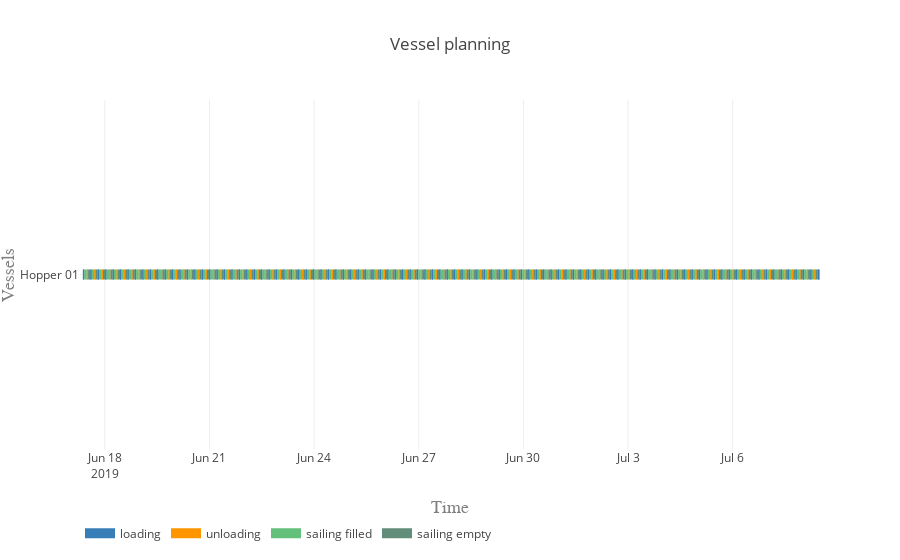

Notebook cell for this chart:
### Markdown cell above
#### Vessel planning

### Code cell
vessels = [hopper]

activities = ['loading', 'unloading', 'sailing filled', 'sailing empty']
colors = {0:'rgb(55,126,184)', 1:'rgb(255,150,0)', 2:'rgb(98, 192, 122)', 3:'rgb(98, 141, 122)'}

plot.vessel_planning(vessels, activities, colors)

### Figure 1 — Plotly figure (JSON) as saved in the notebook; plotly's stock layout.template omitted (floating-point values rounded to 4 significant figures; data arrays with more than 128 entries replaced by an {"elided": "..."} marker saying what was removed)
{"data": [{"connectgaps": false, "hoverinfo": "y+name", "line": {"color": "rgb(55,126,184)", "width": 10}, "mode": "lines", "name": "loading", "type": "scatter", "uid": "3d0fd24c-1244-4a6c-9400-58c6626c23bd", "x": {"elided": "1000 str values"}, "y": {"elided": "1000 str values"}}, {"connectgaps": false, "hoverinfo": "y+name", "line": {"color": "rgb(255,150,0)", "width": 10}, "mode": "lines", "name": "unloading", "type": "scatter", "uid": "ca56f81f-cffc-4957-9900-2e9d2f0e3fdd", "x": {"elided": "1000 str values"}, "y": {"elided": "1000 str values"}}, {"connectgaps": false, "hoverinfo": "y+name", "line": {"color": "rgb(98, 192, 122)", "width": 10}, "mode": "lines", "name": "sailing filled", "type": "scatter", "uid": "bd453610-5b5d-4377-bf2e-5a95cfdd1e3a", "x": {"elided": "500 str values"}, "y": {"elided": "500 str values"}}, {"connectgaps": false, "hoverinfo": "y+name", "line": {"color": "rgb(98, 141, 122)", "width": 10}, "mode": "lines", "name": "sailing empty", "type": "scatter", "uid": "8c82c665-47fd-4678-9f87-9068f237d68c", "x": {"elided": "495 str values"}, "y": {"elided": "495 str values"}}], "layout": {"hovermode": "closest", "legend": {"orientation": "h", "x": 0, "y": -0.2}, "title": "Vessel planning", "xaxis": {"range": ["2019-06-17 06:55:35", "2019-07-08 12:02:18.841877"], "title": "Time", "titlefont": {"color": "#7f7f7f", "family": "Courier New, monospace", "size": 18}}, "yaxis": {"title": "Vessels", "titlefont": {"color": "#7f7f7f", "family": "Courier New, monospace", "size": 18}}}}
